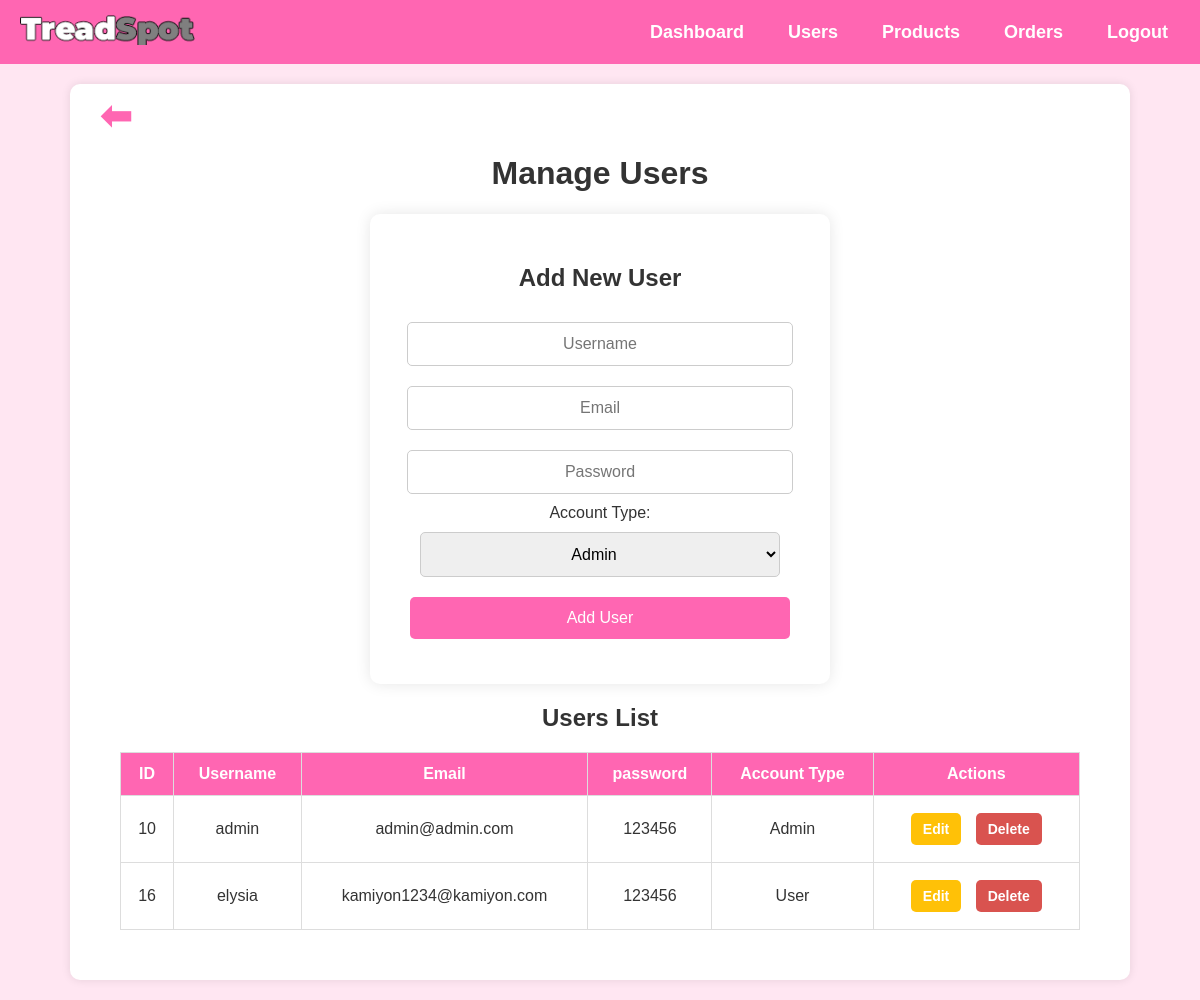
Before: /admin/manage_users.php (signed in) with the older database file.
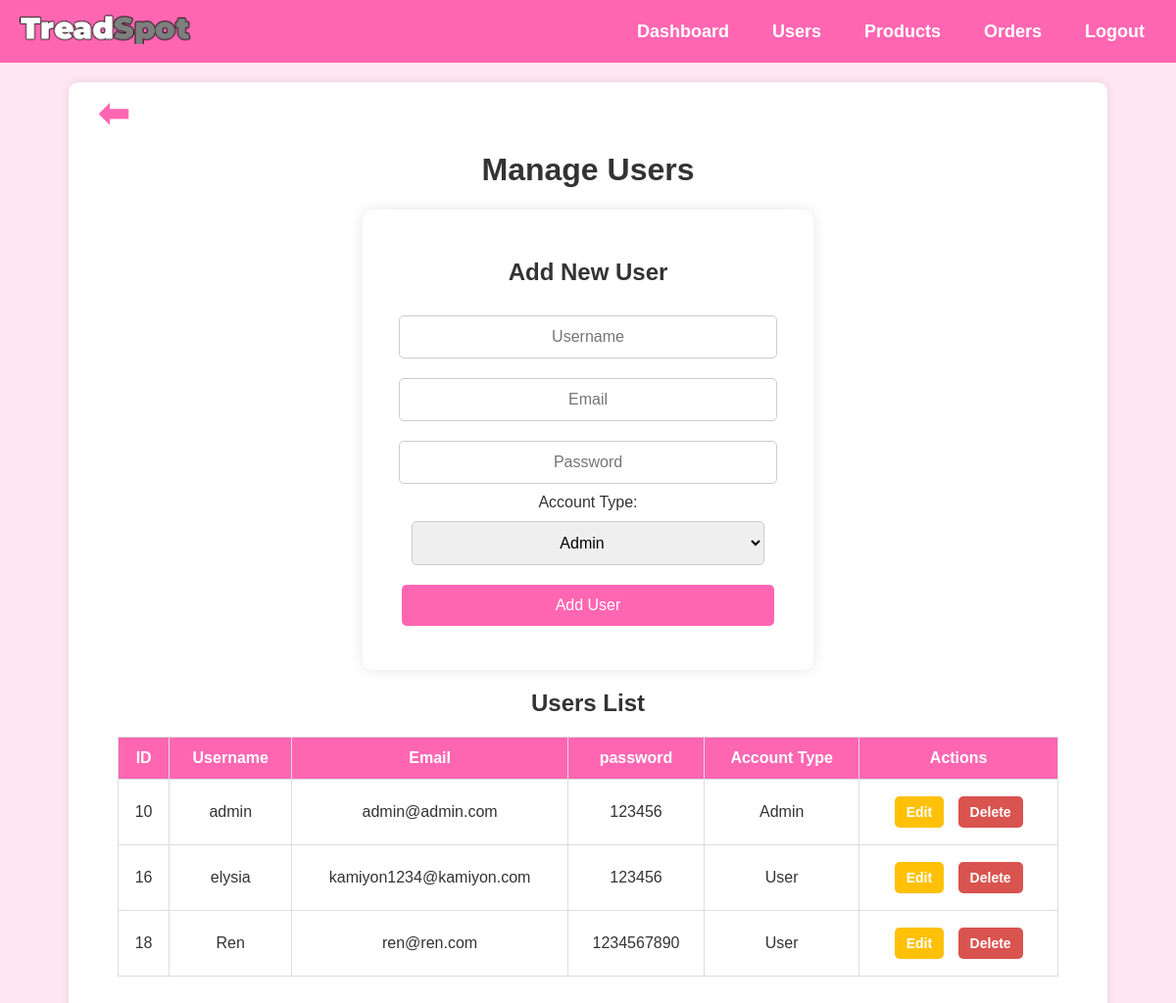
After: the same page with the newer database file.
### tables this page shows
CREATE TABLE `users` (
  `id` int(11) NOT NULL,
  `username` varchar(255) NOT NULL,
  `password` varchar(255) NOT NULL,
  `email` varchar(255) NOT NULL,
  `account_type` int(1) NOT NULL
);

### admin/manage_users.php (the view, shortened to what this page needs)
<?php
include '../config/config.php';
$sql = "SELECT * FROM users ORDER BY id ASC";
$result = $conn->query($sql);
?>
<!DOCTYPE html>
<html lang="en">
<head>
    <link rel="stylesheet" href="styles/admin_style.css">
</head>
<body>
    <?php include 'admin_navbar.php'; ?>
    <div class="admin-container">
        <a href="index.php" class="back-btn-pink">⬅</a>
        <h1>Manage Users</h1>
        <div class="form-container">
            <h2>Add New User</h2>
            <form action="manage_users.php" method="POST">
                <input type="text" name="username" placeholder="Username" required><br>
                <input type="email" name="email" placeholder="Email" required><br>
                <input type="password" name="password" placeholder="Password" required><br>
                <label>Account Type:</label>
                <select name="account_type" required>
                    <option value="1">Admin</option>
                </select><br>
                <button type="submit" name="add_user">Add User</button>
            </form>
        </div>
        <h2>Users List</h2>
        <table>
            <thead>
                <tr>
                    <th>ID</th>
                    <th>Username</th>
                    <th>Email</th>
                    <th>password</th>
                    <th>Account Type</th>
                    <th>Actions</th>
                </tr>
            </thead>
            <tbody>
                <?php
                if ($result->num_rows > 0) {
                    while ($row = $result->fetch_assoc()) {
                        echo "<tr>
                            <td>{$row['id']}</td>
                            <td>{$row['username']}</td>
                            <td>{$row['email']}</td>
                            <td>{$row['password']}</td>
                            <td>" . ($row['account_type'] == 1 ? 'Admin' : 'User') . "</td>
                            <td>
                                <a href='manage_user_edit.php?id={$row['id']}' class='edit-btn'>Edit</a>
                                <a href='manage_user_delete.php?id={$row['id']}' class='delete-btn' '>Delete</a>
                            </td>
                        </tr>";
                    }
                } else {
                    echo "<tr><td colspan='5'>No users found.</td></tr>";
                }
                ?>
            </tbody>
        </table>
    </div>
</body>
</html>

Changed rows visible on the page:
added users: id "18", username "Ren", email "ren@ren.com", password "1234567890", account_type "User"
